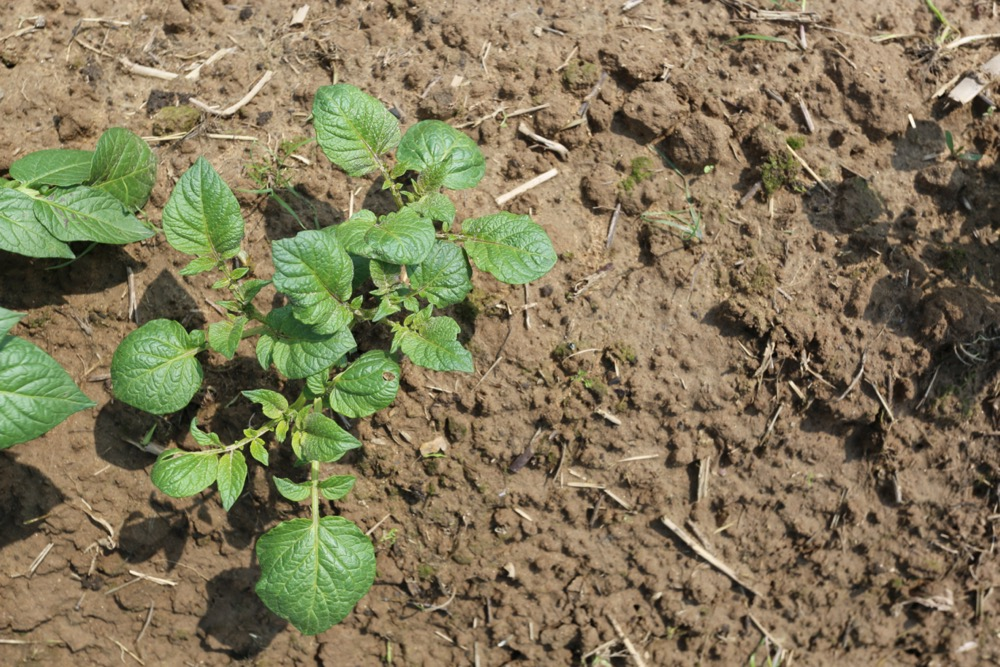
#> input picture potato1-2JPG.JPG, 1000 x 667 px
$ python 'checked - 分割.py'
#> lines starting #> are read from the running program, lines starting #| are printed output that depends on the picture; after the words box and inside, x2 and y2 are one past the last pixel; in counts of white or black regions, pixels touching at a corner belong together
# -*- coding: utf-8 -*-
import cv2
import numpy as np
import matplotlib.pyplot as plt


# 使用2g-r-b分离土壤与背景

src = cv2.imread('../potato1-2JPG.JPG')
#> src is the input picture: shape (667, 1000, 3); mean B, G, R 89.9, 121, 130.4
"""
#缩放为原来的十分之一，针对高清图
src = cv2.resize(src,None,fx=0.1, fy=0.1,
                 interpolation = cv2.INTER_CUBIC)
"""
cv2.imshow('src', src)


# 转换为浮点数进行计算
fsrc = np.array(src, dtype=np.float32) / 255.0
(b,g,r) = cv2.split(fsrc)
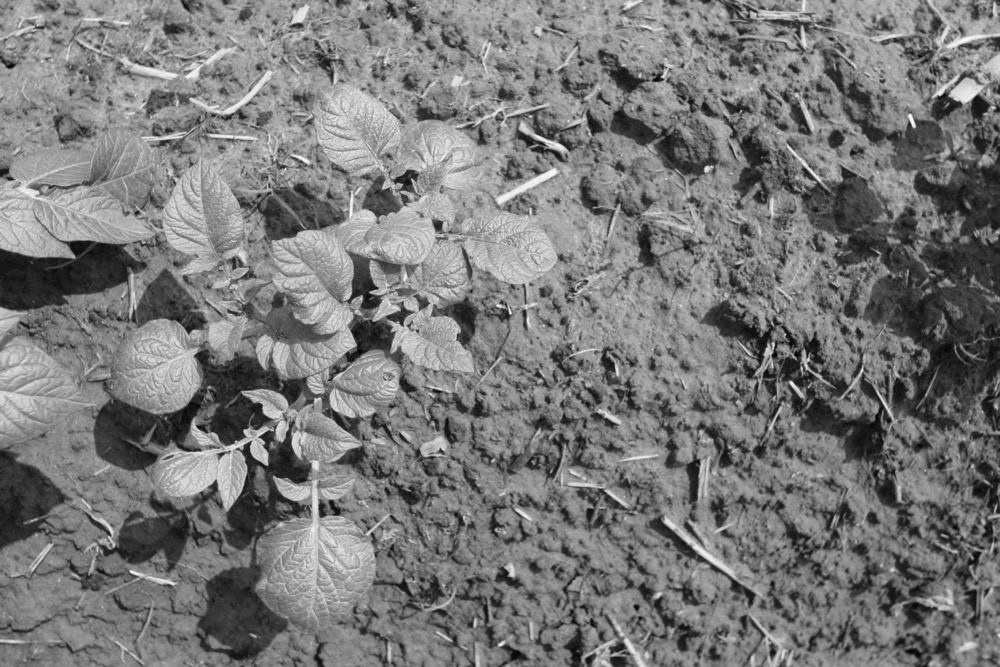
#> g: shape (667, 1000) float32; min 0.00784, max 1, mean 0.474
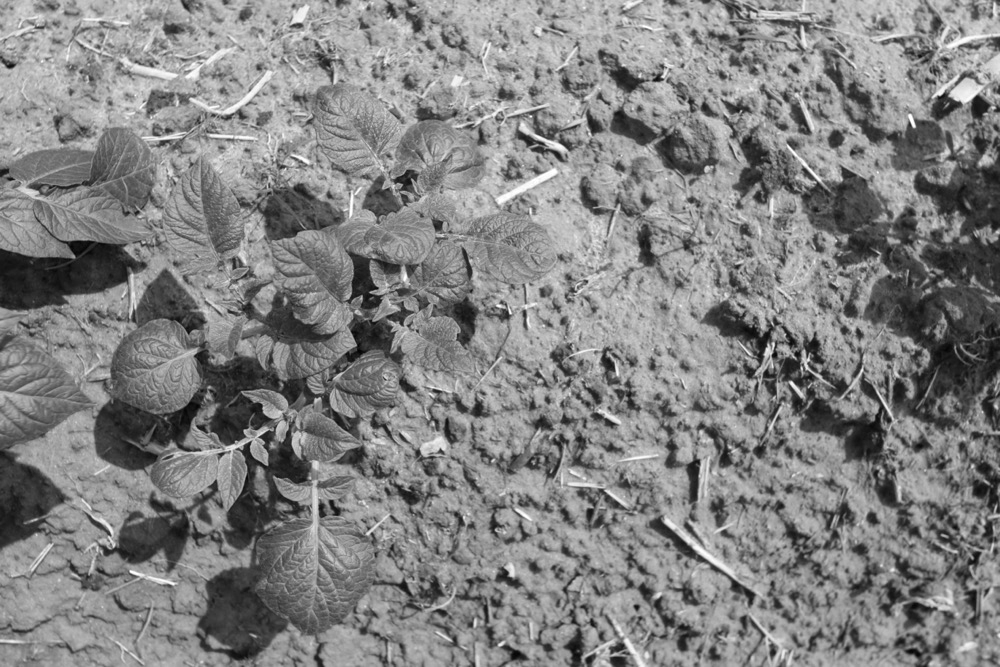
#> r: shape (667, 1000) float32; min 0.00784, max 1, mean 0.511
gray = 2 * g - b - r
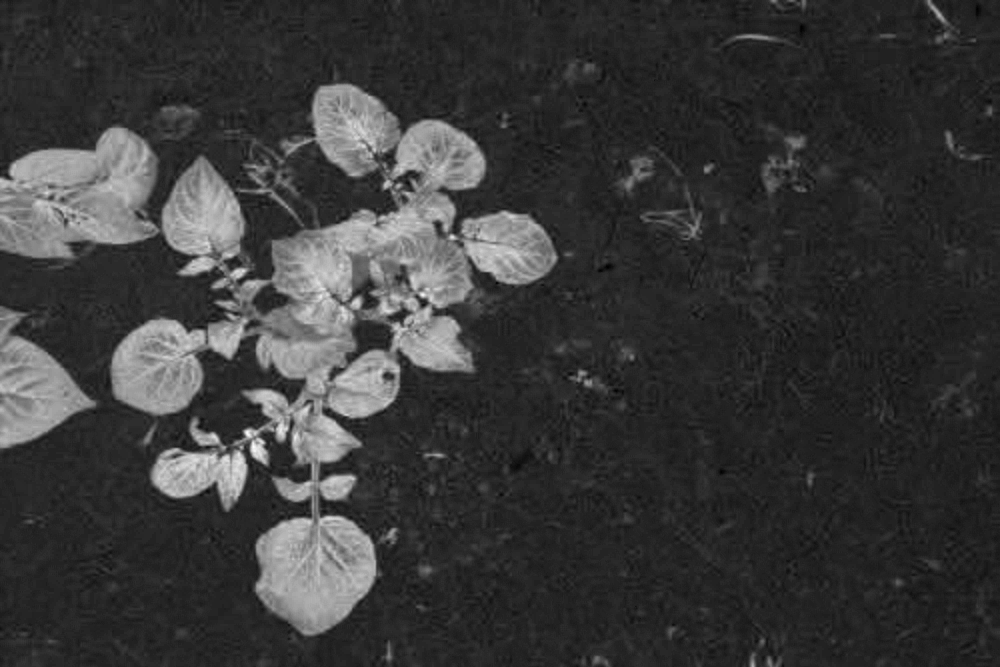
#> gray: shape (667, 1000) float32; min -0.106, max 0.737, mean 0.0847; drawn with min black and max white

# 求取最大值和最小值
(minVal, maxVal, minLoc, maxLoc) = cv2.minMaxLoc(gray)
#> minVal = -0.106; maxVal = 0.737; minLoc = (607, 267); maxLoc = (253, 446)

# 计算直方图
hist = cv2.calcHist([gray], [0], None, [256], [minVal, maxVal])
#> hist = 256 values, max 49498 at index 39, min 0 at index 6, mean 2605.5
plt.plot(hist)
plt.show()
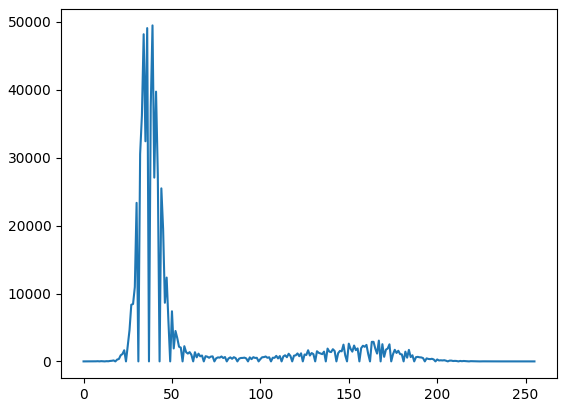
#> figure drawn by matplotlib, 1 panel; curve peaks at x = 39, y = 49498

#cv2.waitKey(1000)

# 转换为u8类型，进行otsu二值化
gray_u8 = np.array((gray - minVal) / (maxVal - minVal) * 255, dtype=np.uint8)
(thresh, bin_img) = cv2.threshold(gray_u8, -1.0, 255, cv2.THRESH_OTSU)
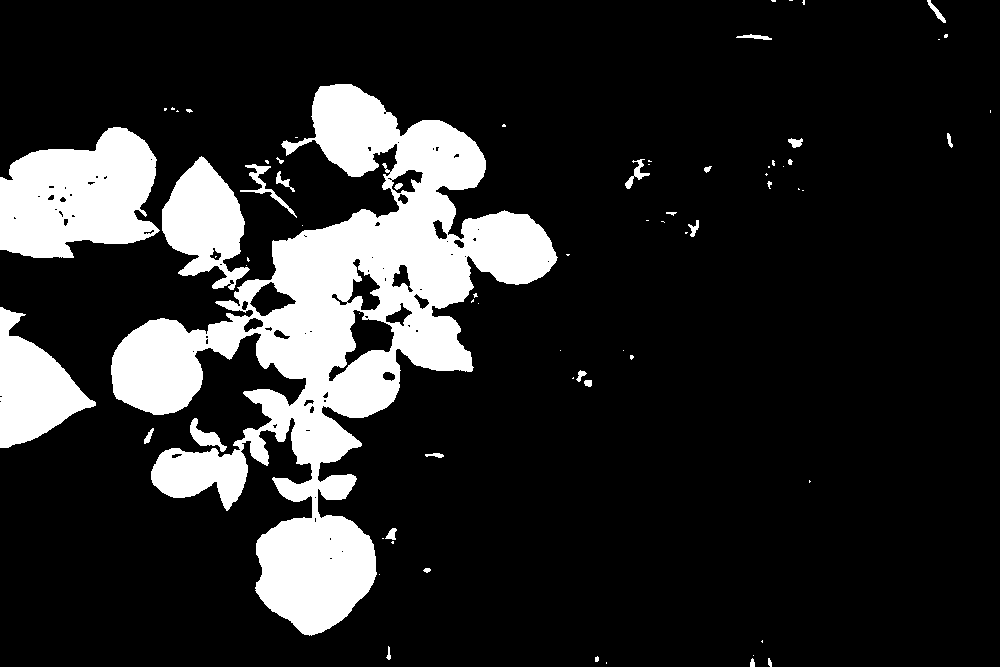
#> bin_img: shape (667, 1000); 16.3% white; 73 white regions (44 under 20 px), largest, box (x1, y1, x2, y2) and area: (111, 84, 558, 636) 76985, (0, 127, 160, 258) 15115, (0, 307, 96, 448) 7046
#> thresh = 94

cv2.imshow('bin_img', bin_img)


# 得到彩色的图像
(b8, g8, r8) = cv2.split(src)
color_img = cv2.merge([b8 & bin_img, g8 & bin_img, r8 & bin_img])
cv2.imshow('color_img', color_img)

import cv2
import os
"""
if __name__ == '__main__':
    img = cv2.imread(color_img, -1)
    if img == None:

        os._exit(0)

    height, width = img.shape[:2]
"""

img = color_img

img = cv2.GaussianBlur(img,(3,3),0)
edges = cv2.Canny(img, 50, 150, apertureSize = 3)
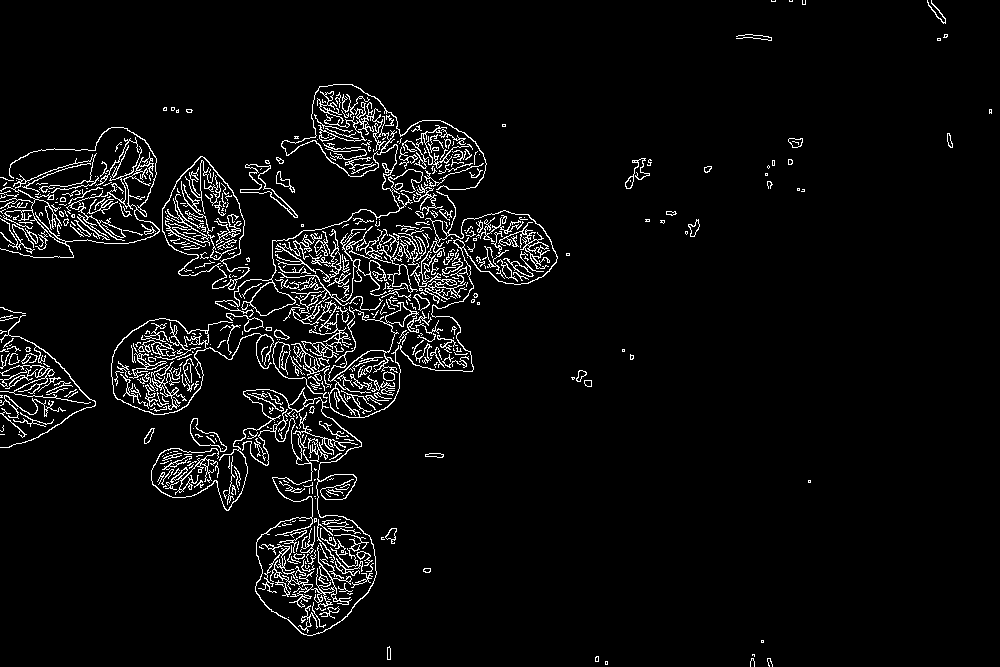
#> edges: shape (667, 1000); 4.8% white in thin lines or dots
lines = cv2.HoughLines(edges,1,np.pi/180,118) #这里对最后一个参数使用了经验型的值
#> lines = 997 rows, first 8: [215, 1.66], [396, 1.26], [210, 1.69], [389, 1.29], [213, 1.68], [223, 1.64], [219, 1.66], [384, 1.22]
result = img.copy()
for line in lines:
	rho = line[0][0]  #第一个元素是距离rho
	theta= line[0][1] #第二个元素是角度theta
	print (rho)
	print (theta)
	if  (theta < (np.pi/4. )) or (theta > (3.*np.pi/4.0)): #垂直直线
		pt1 = (int(rho/np.cos(theta)),0)               #该直线与第一行的交点
		#该直线与最后一行的焦点
		pt2 = (int((rho-result.shape[0]*np.sin(theta))/np.cos(theta)),result.shape[0])
		cv2.line( result, pt1, pt2, (255))             # 绘制一条白线
	else:                                                  #水平直线
		pt1 = (0,int(rho/np.sin(theta)))               # 该直线与第一列的交点
		#该直线与最后一列的交点
		pt2 = (result.shape[1], int((rho-result.shape[1]*np.cos(theta))/np.sin(theta)))
		cv2.line(result, pt1, pt2, (255), 1)           # 绘制一条直线
#> this loop made 997 passes
#> (rho, theta, pt1, pt2) on passes 1 to 12: (215, 1.66, (0, 215), (1000, 303)), (396, 1.26, (0, 416), (1000, 91)), (210, 1.69, (0, 211), (1000, 334)), (389, 1.29, (0, 404), (1000, 117)), (213, 1.68, (0, 214), (1000, 319)), (223, 1.64, (0, 223), (1000, 293)), (219, 1.66, (0, 219), (1000, 307)), (384, 1.22, (0, 408), (1000, 44)), (391, 1.29, (0, 406), (1000, 120)), (220, 1.64, (0, 220), (1000, 290)), (209, 1.68, (0, 210), (1000, 315)), (379, 1.31, (0, 392), (1000, 124))
#> (rho, theta, pt2) on pass 69: (336, 0, (336, 667))
#> (printed output is left out)
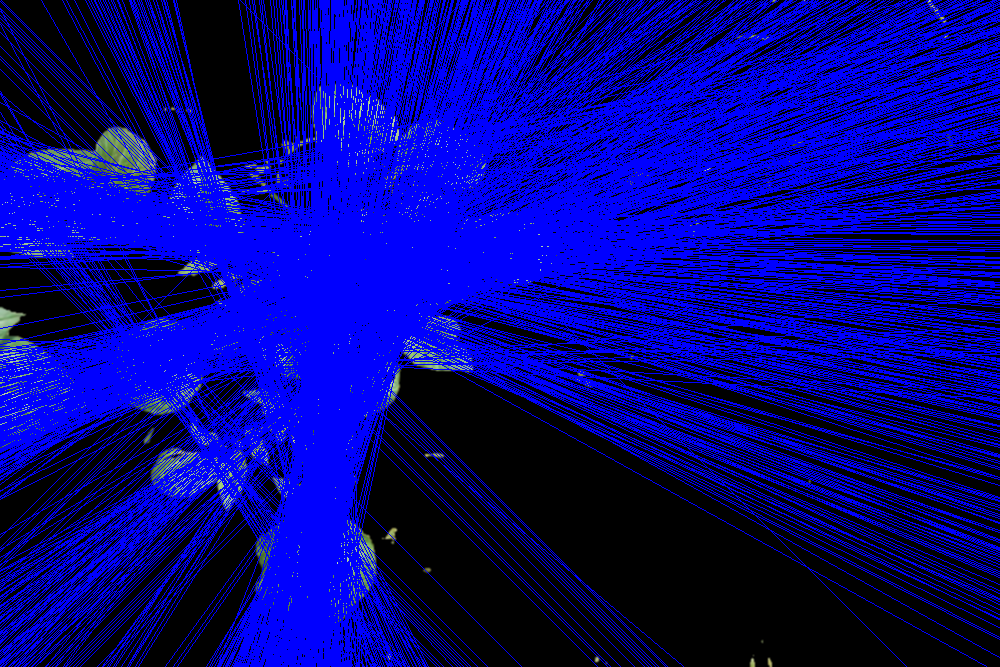
#> result: shape (667, 1000, 3); mean of channels 0, 1, 2 134.8, 3.1, 2.4; drawn as B, G, R

cv2.imshow('Canny', edges )
cv2.imshow('Result', result)
cv2.waitKey(0)
cv2.destroyAllWindows()


"""
#去除较小的团块
img = edges
print(np.shape(img))
kernel = np.ones((3,3),np.uint8)
dilate = cv2.dilate(img,kernel,iterations = 1)
# 显示图片
# ## 效果展示
# cv2.imshow('origin', img)


cv2.imwrite('lishuwang_dilate.jpg',dilate)
# erosion = cv2.erode(img,kernel,iterations = 1)
# cv2.imwrite('lishuwang_erosion.jpg',erosion)

canny1=cv2.Canny(dilate,100,200)
cv2.imwrite('lishuwang_canny.jpg',canny1)

# kernel2 = np.ones((2,1),np.uint8)
# erosion = cv2.erode(canny,kernel2,iterations = 1)
# cv2.imwrite('lishuwang_erosion.jpg',erosion)

_, labels, stats, centroids = cv2.connectedComponentsWithStats(canny1)
print(centroids)
print("stats",stats)
i=0
for istat in stats:
    if istat[4]<120:
        #print(i)
        print(istat[0:2])
        if istat[3]>istat[4]:
            r=istat[3]
        else:r=istat[4]
        cv2.rectangle(canny1,tuple(istat[0:2]),tuple(istat[0:2]+istat[2:4]) , 0,thickness=-1)  # 26
    i=i+1

cv2.imshow('Canny1', canny1 )
"""
